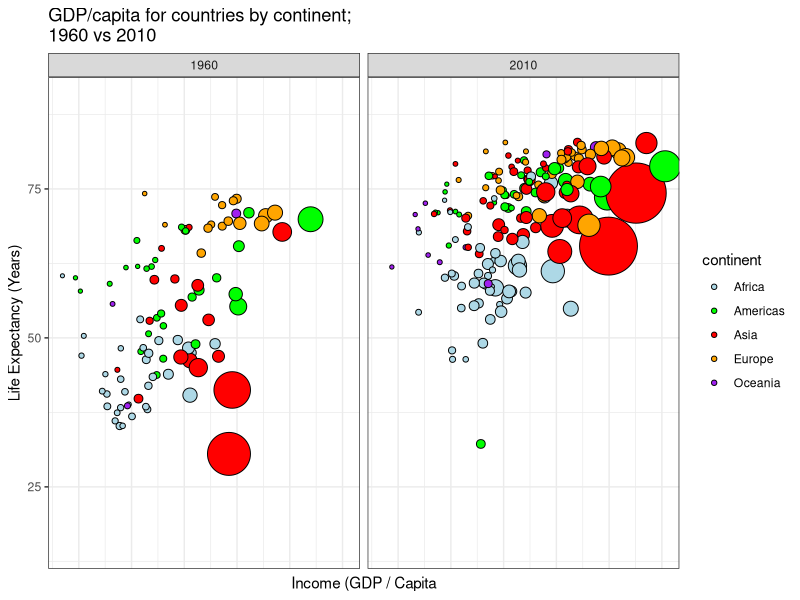

This figure's R source:
## ---- chunk 1
# load packages
library(tidyverse)
library(dslabs)

# <write here what you think the following line does, run the code first>
data(package = "dslabs")

# click on the "Environment" panel [top-right RStudio Window] and 
# click on "gapminder" ------------------------------------------------------->
data("gapminder", package = "dslabs") 
names(gapminder)

# <comment on the code that follows, can you add a comment on each line?>
gapminder %>%
  dplyr::filter(year == "1960" | year == "2010") %>%
  ggplot(aes(x = log10(gdp), y = life_expectancy)) +
  geom_point(aes(fill = continent,
                 size = population), 
             show.legend = TRUE, 
             shape = 21) +
  scale_fill_manual(
    values = c("lightblue", 
               "green", 
               "red",
               "orange",
               "purple")) +
  scale_size(range = c(1,20), guide = "none") +
  coord_cartesian(ylim = c(15, 90)) +
  labs(
    x = "Income (GDP / Capita",
    y = "Life Expectancy (Years)"
  ) +
  theme_bw() +
  theme(axis.text.x=element_blank(),
        axis.ticks.x=element_blank()) +
  ggtitle("GDP/capita for countries by continent; \n1960 vs 2010") +
  facet_wrap(~year)
